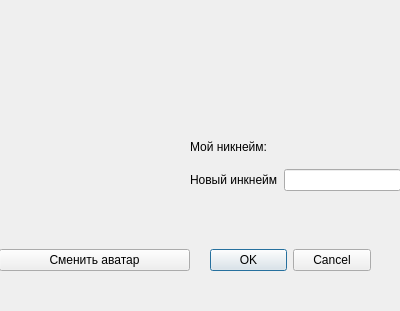
<?xml version="1.0" encoding="UTF-8"?>
<ui version="4.0">
 <class>Settings</class>
 <widget class="QDialog" name="Settings">
  <property name="geometry">
   <rect>
    <x>0</x>
    <y>0</y>
    <width>400</width>
    <height>311</height>
   </rect>
  </property>
  <property name="windowTitle">
   <string>Settings</string>
  </property>
  <widget class="QDialogButtonBox" name="buttonBox">
   <property name="geometry">
    <rect>
     <x>210</x>
     <y>240</y>
     <width>161</width>
     <height>41</height>
    </rect>
   </property>
   <property name="orientation">
    <enum>Qt::Horizontal</enum>
   </property>
   <property name="standardButtons">
    <set>QDialogButtonBox::Cancel|QDialogButtonBox::Ok</set>
   </property>
  </widget>
  <widget class="QWidget" name="verticalLayoutWidget_2">
   <property name="geometry">
    <rect>
     <x>190</x>
     <y>130</y>
     <width>211</width>
     <height>61</height>
    </rect>
   </property>
   <layout class="QVBoxLayout" name="verticalLayout_4">
    <item>
     <layout class="QGridLayout" name="gridLayout_3">
      <item row="0" column="0">
       <widget class="QLabel" name="label_2">
        <property name="text">
         <string>Мой никнейм:</string>
        </property>
       </widget>
      </item>
      <item row="0" column="1">
       <widget class="QLabel" name="old_nickname">
        <property name="text">
         <string/>
        </property>
       </widget>
      </item>
      <item row="1" column="1">
       <widget class="QLineEdit" name="new_nickname_line"/>
      </item>
      <item row="1" column="0">
       <widget class="QLabel" name="label_4">
        <property name="text">
         <string>Новый инкнейм</string>
        </property>
       </widget>
      </item>
     </layout>
    </item>
   </layout>
  </widget>
  <widget class="QWidget" name="verticalLayoutWidget">
   <property name="geometry">
    <rect>
     <x>-1</x>
     <y>0</y>
     <width>191</width>
     <height>271</height>
    </rect>
   </property>
   <layout class="QVBoxLayout" name="verticalLayout_3">
    <item>
     <widget class="QLabel" name="old_avatar">
      <property name="minimumSize">
       <size>
        <width>0</width>
        <height>190</height>
       </size>
      </property>
      <property name="text">
       <string/>
      </property>
     </widget>
    </item>
    <item>
     <spacer name="verticalSpacer">
      <property name="orientation">
       <enum>Qt::Vertical</enum>
      </property>
      <property name="sizeHint" stdset="0">
       <size>
        <width>20</width>
        <height>40</height>
       </size>
      </property>
     </spacer>
    </item>
    <item>
     <widget class="QPushButton" name="change_avatar_button">
      <property name="text">
       <string>Сменить аватар</string>
      </property>
     </widget>
    </item>
   </layout>
  </widget>
 </widget>
 <resources/>
 <connections>
  <connection>
   <sender>buttonBox</sender>
   <signal>accepted()</signal>
   <receiver>Settings</receiver>
   <slot>accept()</slot>
   <hints>
    <hint type="sourcelabel">
     <x>248</x>
     <y>254</y>
    </hint>
    <hint type="destinationlabel">
     <x>157</x>
     <y>274</y>
    </hint>
   </hints>
  </connection>
  <connection>
   <sender>buttonBox</sender>
   <signal>rejected()</signal>
   <receiver>Settings</receiver>
   <slot>reject()</slot>
   <hints>
    <hint type="sourcelabel">
     <x>316</x>
     <y>260</y>
    </hint>
    <hint type="destinationlabel">
     <x>286</x>
     <y>274</y>
    </hint>
   </hints>
  </connection>
 </connections>
</ui>
